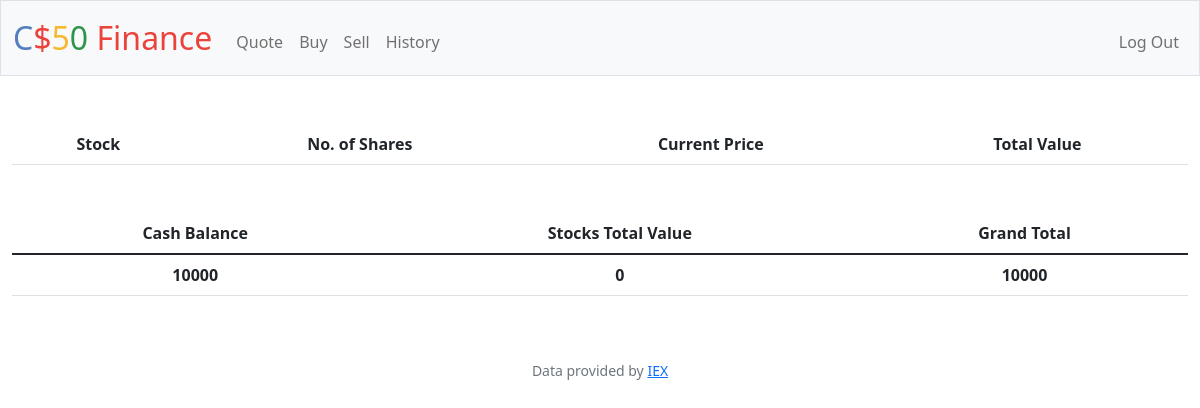
Page / (signed in) on the earlier database version.
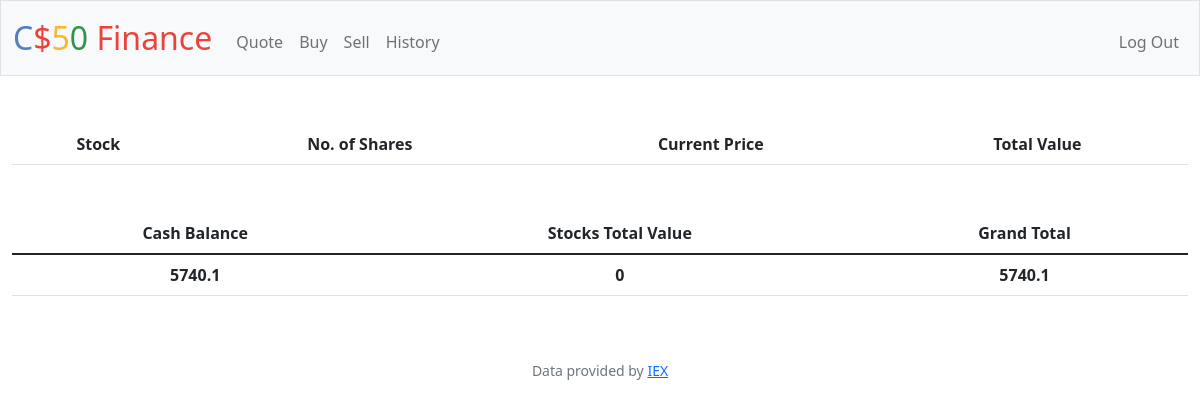
Same page on the later database version.
### tables this page shows
CREATE TABLE users (id INTEGER PRIMARY KEY AUTOINCREMENT NOT NULL, username TEXT NOT NULL, hash TEXT NOT NULL, cash NUMERIC NOT NULL DEFAULT 10000.00);

### app.py (the view)
@app.route("/")
@login_required
def index():
    stocks = db.execute("SELECT * FROM stocks WHERE user_id=?", session["user_id"])
    cash = db.execute("SELECT cash FROM users WHERE id=?", session["user_id"])
    for stock in stocks:
        currentPrice = lookup(stock["stock"])["price"]
        stock["currentPrice"] = currentPrice
    totalStock = 0
    for stock in stocks:
        currentPrice = lookup(stock["stock"])["price"]
        shares = stock["shares"]
        amount = currentPrice * shares
        totalStock += amount
    return render_template("index.html", stocks=stocks, cash=cash, totalStock=totalStock)

### app.py (called while the page is built)
@app.after_request
def after_request(response):
    response.headers["Cache-Control"] = "no-cache, no-store, must-revalidate"
    response.headers["Expires"] = 0
    response.headers["Pragma"] = "no-cache"
    return response

### helpers.py (called while the page is built)
def login_required(f):
    @wraps(f)
    def decorated_function(*args, **kwargs):
        if session.get("user_id") is None:
            return redirect("/login")
        return f(*args, **kwargs)
    return decorated_function

### templates/index.html (shortened to what this page needs)
{% extends "layout.html" %}
{% block main %}
<table class="table mb-5">
    <thead>
        <tr>
            <th>Stock</th>
            <th>No. of Shares</th>
            <th>Current Price</th>
            <th>Total Value</th>
        </tr>
    </thead>
</table>
<table class="table">
    <thead>
        <tr>
            <th>Cash Balance</th>
            <th>Stocks Total Value</th>
            <th>Grand Total</th>
        </tr>
    </thead>
    <tbody>
        <tr>
            <th>{{ cash[0]["cash"] }}</th>
            <th>{{ totalStock }}</th>
            <th>{{ cash[0]["cash"] + totalStock }}</th>
        </tr>
    </tbody>
</table>
{% endblock %}

### templates/layout.html (shortened to what this page needs)
<!DOCTYPE html>
<html lang="en">
    <head>
        <link href="https://cdn.jsdelivr.net/npm/bootstrap@5.1.3/dist/css/bootstrap.min.css" rel="stylesheet">
        <link href="/static/styles.css" rel="stylesheet">
    </head>
    <body>
        <nav class="bg-light border navbar navbar-expand-md navbar-light">
            <div class="container-fluid">
                <a class="navbar-brand" href="/"><span class="blue">C</span><span class="red">$</span><span class="yellow">5</span><span class="green">0</span> <span class="red">Finance</span></a>
                <div class="collapse navbar-collapse" id="navbar">
                    {% if session["user_id"] %}
                        <ul class="navbar-nav me-auto mt-2">
                            <li class="nav-item"><a class="nav-link" href="/quote">Quote</a></li>
                            <li class="nav-item"><a class="nav-link" href="/buy">Buy</a></li>
                            <li class="nav-item"><a class="nav-link" href="/sell">Sell</a></li>
                            <li class="nav-item"><a class="nav-link" href="/history">History</a></li>
                        </ul>
                        <ul class="navbar-nav ms-auto mt-2">
                            <li class="nav-item"><a class="nav-link" href="/logout">Log Out</a></li>
                        </ul>
                    {% else %}
                        <ul class="navbar-nav ms-auto mt-2">
                            <li class="nav-item"><a class="nav-link" href="/register">Register</a></li>
                            <li class="nav-item"><a class="nav-link" href="/login">Log In</a></li>
                        </ul>
                    {% endif %}
                </div>
            </div>
        </nav>
        <main class="container-fluid py-5 text-center">
            {% block main %}{% endblock %}
        </main>
        <footer class="mb-5 small text-center text-muted">
            Data provided by <a href="https://iexcloud.io/">IEX</a>
        </footer>
    </body>
</html>

### static/styles.css (style rules this page uses)
nav .navbar-brand { font-size: xx-large; }
nav .navbar-brand .blue { color: #537fbe; }
nav .navbar-brand .red { color: #ea433b; }
nav .navbar-brand .yellow { color: #f5b82e; }
nav .navbar-brand .green { color: #2e944b; }

Differences in the rows shown:
changed users: cash "10000" → "5740.1"; cash[0]['cash']+totalStock "10000" → "5740.1"
